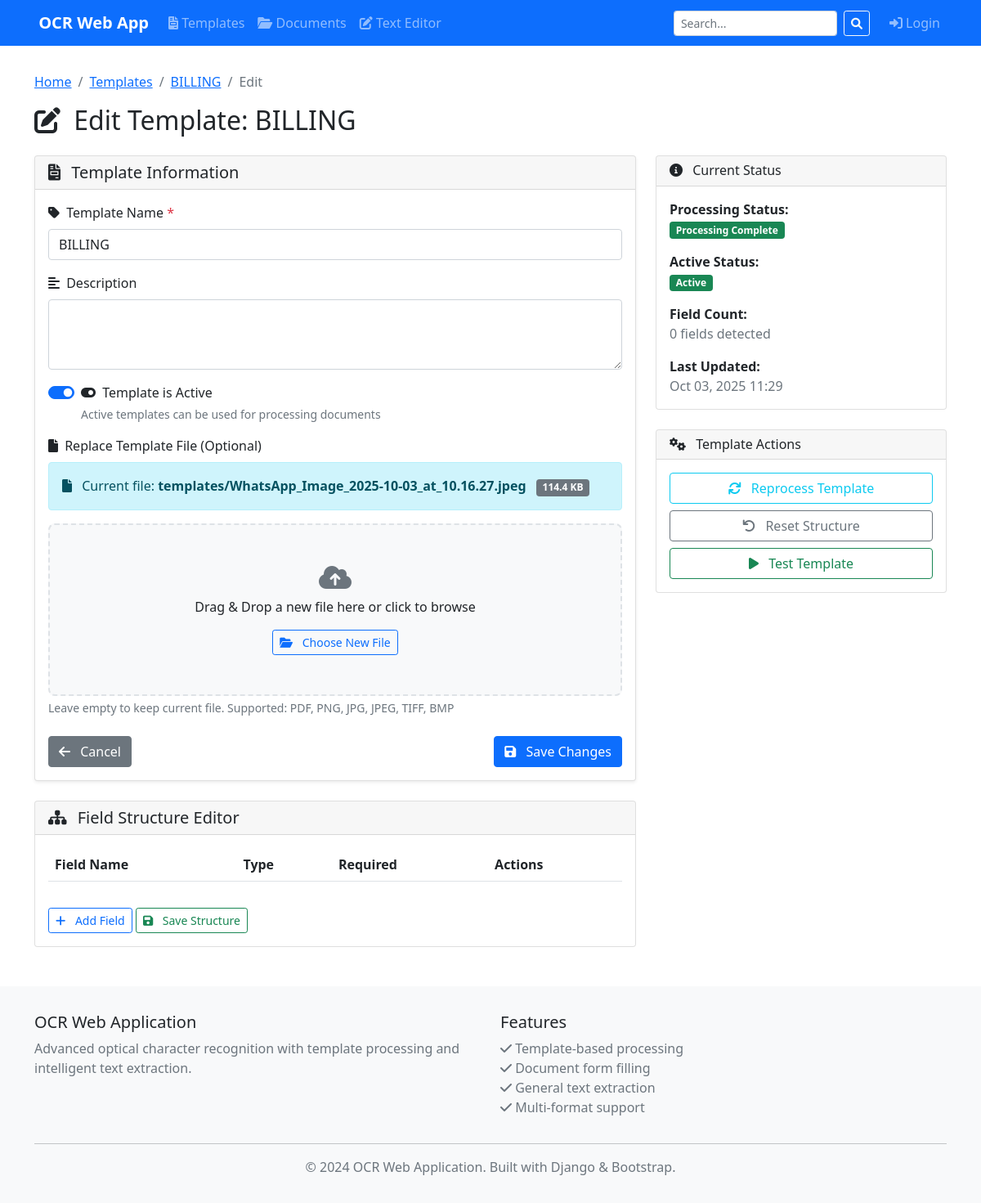
Page /20/edit/ on the committed database.
### templates/models.py (models this page shows, shortened)
class Template(models.Model):
    name = models.CharField(max_length=255, help_text="Name of the template")
    description = models.TextField(blank=True, null=True, help_text="Description of what this template is for")
    file_data = models.BinaryField(null=True, blank=True, help_text="Original template file data (stored in DB)")
    file_name = models.CharField(max_length=255, null=True, blank=True, help_text="Original filename")
    file_type = models.CharField(max_length=50, null=True, blank=True, help_text="File MIME type")
    file_size = models.IntegerField(null=True, blank=True, help_text="File size in bytes")
    excel_template_data = models.BinaryField(null=True, blank=True, help_text="Generated Excel template (stored in DB)")
    excel_template_name = models.CharField(max_length=255, null=True, blank=True, help_text="Excel template filename")
    visualization_data = models.BinaryField(null=True, blank=True, help_text="Detection visualization image (stored in DB)")
    visualization_name = models.CharField(max_length=255, null=True, blank=True, help_text="Visualization filename")
    file = models.FileField(upload_to='templates/', blank=True, null=True, help_text="Original template file (PDF/image) - deprecated")
    structure = models.JSONField(
        default=dict,
        help_text="JSON structure containing field names, positions, and coordinates"
    )
    created_by = models.ForeignKey(User, on_delete=models.CASCADE, null=True, blank=True)
    created_at = models.DateTimeField(auto_now_add=True)
    updated_at = models.DateTimeField(auto_now=True)
    is_active = models.BooleanField(default=True)
    PROCESSING_STATUS_CHOICES = [
        ('pending', 'Pending Processing'),
        ('processing', 'Processing'),
        ('completed', 'Processing Complete'),
        ('failed', 'Processing Failed'),
    ]
    processing_status = models.CharField(
        max_length=20,
        choices=PROCESSING_STATUS_CHOICES,
        default='pending'
    )
    class Meta:
        ordering = ['-created_at']
        verbose_name = "Template"
        verbose_name_plural = "Templates"
    @property
    def field_count(self):
        if not self.structure:
            return 0
        if 'headers' in self.structure:
            headers = self.structure['headers']
            if isinstance(headers, (list, dict)):
                return len(headers)
    def get_field_names(self):
        if not self.structure:
            return []
        if 'headers' in self.structure:
            headers = self.structure['headers']
            if isinstance(headers, dict):
                return list(headers.values())
            elif isinstance(headers, list):
                return headers

### templates/views.py (the view, shortened to what this page needs)
# urls.py: path('<int:template_id>/edit/', views.template_edit, name='template_edit'),
def template_edit(request, template_id):
    template = get_object_or_404(Template, id=template_id)
    return render(request, 'templates/template_edit.html', {'template': template})

### templates/templates/template_edit.html (shortened to what this page needs)
{% extends 'base/base.html' %}
{% block content %}
<div class="row">
    <div class="col-12">
        <nav aria-label="breadcrumb">
            <ol class="breadcrumb">
                <li class="breadcrumb-item"><a href="{% url 'templates:home' %}">Home</a></li>
                <li class="breadcrumb-item"><a href="{% url 'templates:template_list' %}">Templates</a></li>
                <li class="breadcrumb-item"><a href="{% url 'templates:template_detail' template.id %}">{{ template.name }}</a></li>
                <li class="breadcrumb-item active">Edit</li>
            </ol>
        </nav>
        <h2 class="mb-4">
            <i class="fas fa-edit me-2"></i>
            Edit Template: {{ template.name }}
        </h2>
    </div>
</div>
<div class="row">
    <div class="col-lg-8">
        <div class="card shadow-sm">
            <div class="card-header">
                <h5 class="mb-0">
                    <i class="fas fa-file-invoice me-2"></i>
                    Template Information
                </h5>
            </div>
            <div class="card-body">
                <form method="post" enctype="multipart/form-data" id="editTemplateForm">
                    <div class="mb-3">
                        <label for="templateName" class="form-label">
                            <i class="fas fa-tag me-1"></i>
                            Template Name <span class="text-danger">*</span>
                        </label>
                        <input type="text" class="form-control" id="templateName" name="name"
                               value="{{ template.name }}" required>
                    </div>
                    <div class="mb-3">
                        <label for="templateDescription" class="form-label">
                            <i class="fas fa-align-left me-1"></i>
                            Description
                        </label>
                        <textarea class="form-control" id="templateDescription" name="description" rows="3">{{ template.description }}</textarea>
                    </div>
                    <div class="mb-3">
                        <div class="form-check form-switch">
                            <input class="form-check-input" type="checkbox" id="isActive" name="is_active"
                                   {% if template.is_active %}checked{% endif %}>
                            <label class="form-check-label" for="isActive">
                                <i class="fas fa-toggle-on me-1"></i>
                                Template is Active
                            </label>
                            <div class="form-text">Active templates can be used for processing documents</div>
                        </div>
                    </div>
                    <div class="mb-4">
                        <label class="form-label">
                            <i class="fas fa-file me-1"></i>
                            Replace Template File (Optional)
                        </label>
                        {% if template.file %}
                        <div class="alert alert-info">
                            <i class="fas fa-file me-2"></i>
                            Current file: <strong>{{ template.file.name }}</strong>
                            <span class="badge bg-secondary ms-2">{{ template.file.size|filesizeformat }}</span>
                        </div>
                        {% endif %}
                        <div class="drag-drop-area" id="edit-drop-area">
                            <div class="text-center">
                                <i class="fas fa-cloud-upload-alt fa-2x text-muted mb-2"></i>
                                <p class="mb-3">Drag & Drop a new file here or click to browse</p>
                                <button type="button" class="btn btn-outline-primary btn-sm"
                                        onclick="document.getElementById('newTemplateFile').click()">
                                    <i class="fas fa-folder-open me-2"></i>
                                    Choose New File
                                </button>
                            </div>
                        </div>
                        <div class="form-text">
                            Leave empty to keep current file. Supported: PDF, PNG, JPG, JPEG, TIFF, BMP
                        </div>
                    </div>
                    <div class="d-flex justify-content-between">
                        <a href="{% url 'templates:template_detail' template.id %}" class="btn btn-secondary">
                            <i class="fas fa-arrow-left me-2"></i>
                            Cancel
                        </a>
                        <button type="submit" class="btn btn-primary">
                            <i class="fas fa-save me-2"></i>
                            Save Changes
                        </button>
                    </div>
                </form>
            </div>
        </div>
        <div class="card mt-4">
            <div class="card-header">
                <h5 class="mb-0">
                    <i class="fas fa-sitemap me-2"></i>
                    Field Structure Editor
                </h5>
            </div>
            <div class="card-body">
                {% if template.structure %}
                <div class="table-responsive">
                    <table class="table table-hover" id="fieldsTable">
                        <thead>
                            <tr>
                                <th>Field Name</th>
                                <th>Type</th>
                                <th>Required</th>
                                <th>Actions</th>
                            </tr>
                        </thead>
                    </table>
                </div>
                <div class="mt-3">
                    <button type="button" class="btn btn-outline-primary btn-sm" onclick="addField()">
                        <i class="fas fa-plus me-2"></i>
                        Add Field
                    </button>
                    <button type="button" class="btn btn-outline-success btn-sm" onclick="saveStructure()">
                        <i class="fas fa-save me-2"></i>
                        Save Structure
                    </button>
                </div>
                {% else %}
                <div class="text-center py-4">
                    <i class="fas fa-exclamation-circle fa-3x text-warning mb-3"></i>
                    <h6>No Structure Data</h6>
                    <p class="text-muted">Template hasn't been processed yet. Save the template to generate structure.</p>
                </div>
                {% endif %}
            </div>
        </div>
    </div>
    <div class="col-lg-4">
        <div class="card mb-4">
            <div class="card-header">
                <h6 class="mb-0">
                    <i class="fas fa-info-circle me-2"></i>
                    Current Status
                </h6>
            </div>
            <div class="card-body">
                <div class="mb-3">
                    <strong>Processing Status:</strong><br>
                    <span class="badge bg-{% if template.processing_status == 'completed' %}success{% elif template.processing_status == 'failed' %}danger{% else %}warning{% endif %}">
                        {{ template.get_processing_status_display }}
                    </span>
                </div>
                <div class="mb-3">
                    <strong>Active Status:</strong><br>
                    <span class="badge bg-{% if template.is_active %}success{% else %}secondary{% endif %}">
                        {% if template.is_active %}Active{% else %}Inactive{% endif %}
                    </span>
                </div>
                <div class="mb-3">
                    <strong>Field Count:</strong><br>
                    <span class="text-muted">{{ template.field_count }} fields detected</span>
                </div>
                <div>
                    <strong>Last Updated:</strong><br>
                    <span class="text-muted">{{ template.updated_at|date:"M d, Y H:i" }}</span>
                </div>
            </div>
        </div>
        <div class="card">
            <div class="card-header">
                <h6 class="mb-0">
                    <i class="fas fa-cogs me-2"></i>
                    Template Actions
                </h6>
            </div>
            <div class="card-body">
                <div class="d-grid gap-2">
                    <button class="btn btn-outline-info" onclick="reprocessTemplate()">
                        <i class="fas fa-sync me-2"></i>
                        Reprocess Template
                    </button>
                    <button class="btn btn-outline-secondary" onclick="resetStructure()">
                        <i class="fas fa-undo me-2"></i>
                        Reset Structure
                    </button>
                    <button class="btn btn-outline-success" onclick="testTemplate()">
                        <i class="fas fa-play me-2"></i>
                        Test Template
                    </button>
                </div>
            </div>
        </div>
    </div>
</div>
{% endblock %}

### templates/base/base.html (style rules this page uses)
.drag-drop-area { border: 2px dashed #dee2e6; border-radius: 8px; padding: 3rem; text-align: center; transition: all 0.3s ease; background-color: #f8f9fa; }

### rows in the picture
Template: name "BILLING", is_active "☑", file.name "templates/WhatsApp_Image_2025-10-03_at_10.16.27.jpeg", file.size|filesizeformat "114.4 KB", processing_status "Processing Complete", field_count "0", updated_at "Oct 03, 2025 11:29"
